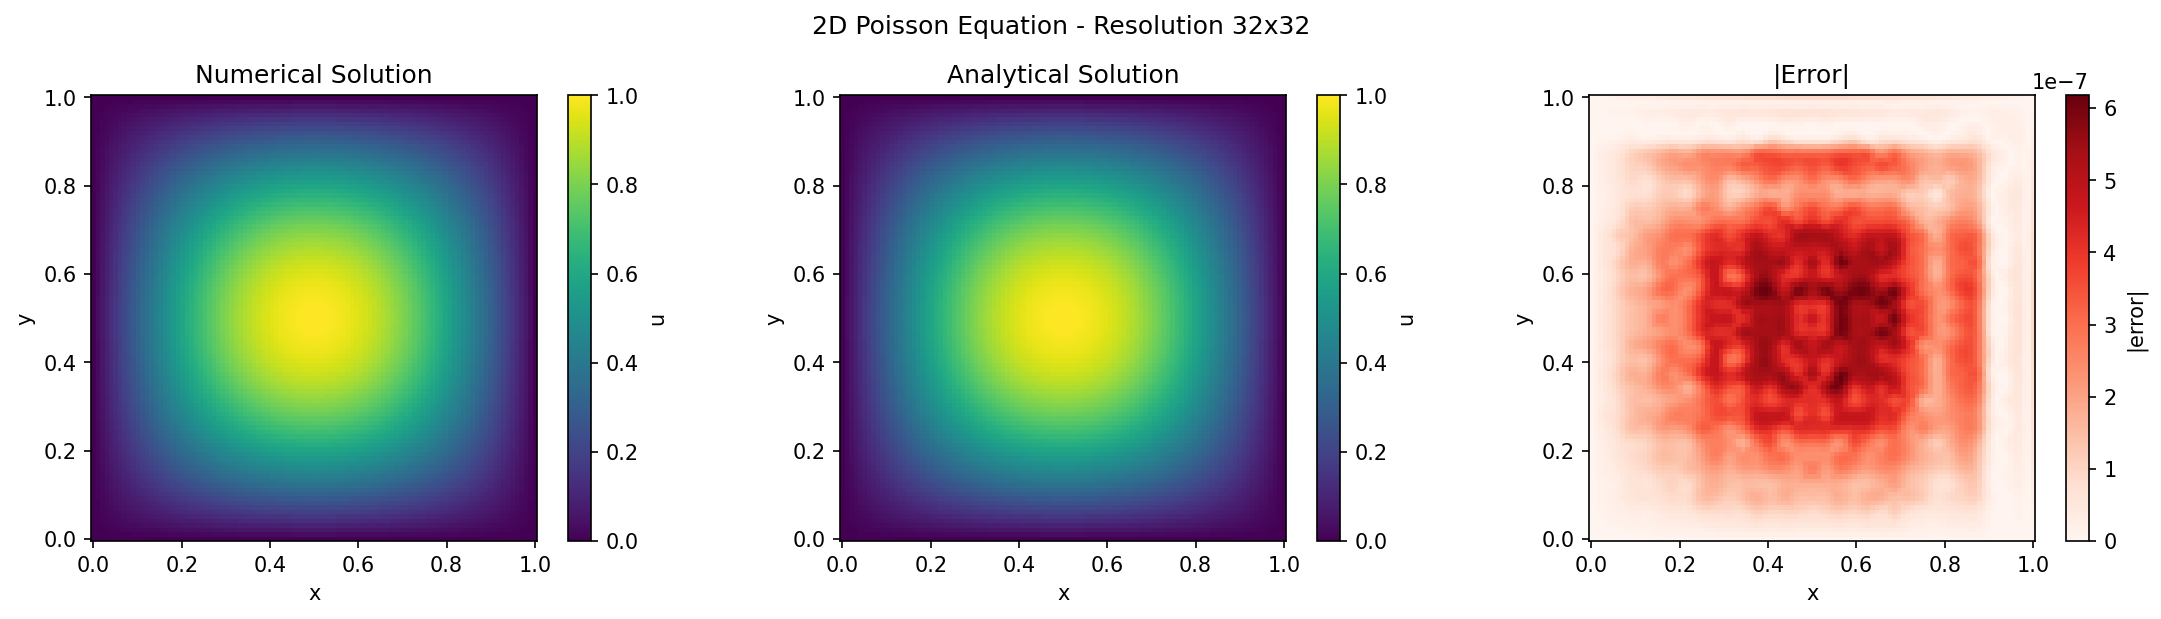

This chart was generated by the following Python code:
"""2D Poisson Equation Benchmark

Verifies Warp FEM implementation against manufactured solution:
    -∇²u = 2π²sin(πx)sin(πy)  on [0,1]²
    u = 0                      on boundary

Exact solution: u(x,y) = sin(πx)sin(πy)

Usage (from project root):
    uv run python benchmarks/poisson/poisson_2d.py
    uv run python benchmarks/poisson/poisson_2d.py --resolution 64
    uv run python benchmarks/poisson/poisson_2d.py --convergence
    uv run python benchmarks/poisson/poisson_2d.py --plot
"""

import sys
import argparse
from pathlib import Path
import numpy as np

# Add project root to path
project_root = Path(__file__).resolve().parent.parent.parent
sys.path.insert(0, str(project_root))

import warp as wp
wp.init()

from benchmarks.poisson.analytical import compute_analytical_solution_at_points
from benchmarks.poisson.solver import solve_poisson_2d


def plot_solution_comparison(
    node_positions: np.ndarray,
    numerical_solution: np.ndarray,
    analytical_solution: np.ndarray,
    resolution: int,
) -> None:
    """Plot numerical vs analytical solution with error.

    Creates a 1x3 subplot showing:
    - Numerical solution
    - Analytical solution
    - Pointwise error

    Args:
        node_positions: (N, 2) array of node coordinates
        numerical_solution: (N,) array of numerical values
        analytical_solution: (N,) array of analytical values
        resolution: Grid resolution for title
    """
    import matplotlib.pyplot as plt
    from scipy.interpolate import griddata

    # Create regular grid for plotting
    x_coords = node_positions[:, 0]
    y_coords = node_positions[:, 1]

    grid_points = 100
    xi = np.linspace(0, 1, grid_points)
    yi = np.linspace(0, 1, grid_points)
    xi_grid, yi_grid = np.meshgrid(xi, yi)

    # Interpolate solutions onto regular grid
    numerical_grid = griddata(
        (x_coords, y_coords), numerical_solution, (xi_grid, yi_grid), method='cubic'
    )
    analytical_grid = griddata(
        (x_coords, y_coords), analytical_solution, (xi_grid, yi_grid), method='cubic'
    )
    error_grid = np.abs(numerical_grid - analytical_grid)

    # Create figure with 3 subplots
    fig, axes = plt.subplots(1, 3, figsize=(15, 4))

    # Shared colorbar range for numerical and analytical
    vmin = min(numerical_solution.min(), analytical_solution.min())
    vmax = max(numerical_solution.max(), analytical_solution.max())

    # Numerical solution
    im1 = axes[0].pcolormesh(xi_grid, yi_grid, numerical_grid, cmap='viridis', vmin=vmin, vmax=vmax, shading='auto')
    axes[0].set_title('Numerical Solution')
    axes[0].set_xlabel('x')
    axes[0].set_ylabel('y')
    axes[0].set_aspect('equal')
    fig.colorbar(im1, ax=axes[0], label='u')

    # Analytical solution
    im2 = axes[1].pcolormesh(xi_grid, yi_grid, analytical_grid, cmap='viridis', vmin=vmin, vmax=vmax, shading='auto')
    axes[1].set_title('Analytical Solution')
    axes[1].set_xlabel('x')
    axes[1].set_ylabel('y')
    axes[1].set_aspect('equal')
    fig.colorbar(im2, ax=axes[1], label='u')

    # Error
    im3 = axes[2].pcolormesh(xi_grid, yi_grid, error_grid, cmap='Reds', shading='auto')
    axes[2].set_title('|Error|')
    axes[2].set_xlabel('x')
    axes[2].set_ylabel('y')
    axes[2].set_aspect('equal')
    fig.colorbar(im3, ax=axes[2], label='|error|')

    fig.suptitle(f'2D Poisson Equation - Resolution {resolution}x{resolution}')
    plt.tight_layout()
    output_path = Path(__file__).parent / "poisson_2d.png"
    plt.savefig(output_path, dpi=150, bbox_inches='tight')
    print(f"Saved plot to {output_path}")


def compute_errors(numerical: np.ndarray, analytical: np.ndarray) -> dict:
    """Compute error metrics between numerical and analytical solutions.

    Uses normalized L2 error (RMS) so that error doesn't scale with number of nodes.
    This approximates the continuous L2 norm: ||e||_L2 ≈ sqrt(1/N * sum(e_i^2))
    """
    difference = numerical - analytical

    # Normalized L2 error (root mean square) - doesn't scale with mesh refinement
    l2_error_normalized = np.sqrt(np.mean(difference**2))
    l_infinity_error = np.abs(difference).max()

    # Relative error using normalized norms
    analytical_rms = np.sqrt(np.mean(analytical**2))
    relative_l2_error = l2_error_normalized / analytical_rms if analytical_rms > 0 else float('inf')

    return {
        "l2_error": l2_error_normalized,
        "l_infinity_error": l_infinity_error,
        "relative_l2_error": relative_l2_error,
        "mean_absolute_error": np.abs(difference).mean(),
    }


def run_single_resolution(resolution: int, quiet: bool = True, plot: bool = False) -> dict:
    """Run benchmark at a single resolution."""
    print(f"\nResolution: {resolution}x{resolution}")
    print("-" * 40)

    # Solve numerically
    numerical_solution, node_positions = solve_poisson_2d(
        grid_resolution=resolution,
        polynomial_degree=1,
        quiet=quiet,
    )

    # Compute analytical solution at same points
    analytical_solution = compute_analytical_solution_at_points(node_positions)

    # Compute errors
    errors = compute_errors(numerical_solution, analytical_solution)

    # Print results
    print(f"Number of nodes: {len(numerical_solution)}")
    print(f"L2 Error:          {errors['l2_error']:.6e}")
    print(f"L∞ Error:          {errors['l_infinity_error']:.6e}")
    print(f"Relative L2 Error: {errors['relative_l2_error']:.4%}")

    # Sanity checks
    print(f"\nNumerical  - min: {numerical_solution.min():.6f}, max: {numerical_solution.max():.6f}")
    print(f"Analytical - min: {analytical_solution.min():.6f}, max: {analytical_solution.max():.6f}")

    # Expected max is 1.0 at center (0.5, 0.5)
    center_idx = np.argmin(np.sum((node_positions - [0.5, 0.5])**2, axis=1))
    print(f"Value at center (0.5, 0.5): numerical={numerical_solution[center_idx]:.6f}, analytical={analytical_solution[center_idx]:.6f}")

    # Plot if requested
    if plot:
        plot_solution_comparison(node_positions, numerical_solution, analytical_solution, resolution)

    return {
        "resolution": resolution,
        "mesh_size": 1.0 / resolution,
        **errors,
    }


def run_convergence_study(resolutions: list) -> None:
    """Run convergence study across multiple resolutions."""
    print("=" * 60)
    print("CONVERGENCE STUDY")
    print("=" * 60)

    results = []
    for res in resolutions:
        result = run_single_resolution(res, quiet=True)
        results.append(result)

    # Print summary table
    print("\n" + "=" * 60)
    print("SUMMARY")
    print("=" * 60)
    print(f"{'Resolution':>12} {'Mesh Size h':>14} {'L2 Error':>14} {'L∞ Error':>14}")
    print("-" * 60)

    for r in results:
        print(f"{r['resolution']:>12} {r['mesh_size']:>14.4f} {r['l2_error']:>14.6e} {r['l_infinity_error']:>14.6e}")

    # Compute convergence rate
    if len(results) >= 2:
        h_values = np.array([r['mesh_size'] for r in results])
        l2_errors = np.array([r['l2_error'] for r in results])

        # Log-log linear regression for convergence rate
        log_h = np.log(h_values)
        log_e = np.log(l2_errors)

        # rate = slope of log(error) vs log(h)
        n = len(log_h)
        rate = (n * np.sum(log_h * log_e) - np.sum(log_h) * np.sum(log_e)) / \
               (n * np.sum(log_h**2) - np.sum(log_h)**2)

        print("-" * 60)
        print(f"Measured convergence rate: {rate:.2f}")
        print("Expected rate for linear elements: ~2.0")
        print("=" * 60)


def main():
    parser = argparse.ArgumentParser(
        description="2D Poisson Equation Benchmark",
        formatter_class=argparse.ArgumentDefaultsHelpFormatter,
    )
    parser.add_argument(
        "--resolution", type=int, default=32,
        help="Grid resolution for single run"
    )
    parser.add_argument(
        "--convergence", action="store_true",
        help="Run convergence study at multiple resolutions"
    )
    parser.add_argument(
        "--quiet", action="store_true",
        help="Suppress solver iteration output"
    )
    parser.add_argument(
        "--plot", action="store_true",
        help="Show visualization of numerical vs analytical solution"
    )

    args = parser.parse_args()

    print("=" * 60)
    print("2D POISSON EQUATION BENCHMARK")
    print("=" * 60)
    print("Problem: -∇²u = 2π²sin(πx)sin(πy) on [0,1]²")
    print("BC:      u = 0 on boundary")
    print("Exact:   u(x,y) = sin(πx)sin(πy)")

    if args.convergence:
        run_convergence_study([8, 16, 32, 64])
    else:
        run_single_resolution(args.resolution, quiet=args.quiet, plot=args.plot)


if __name__ == "__main__":
    main()
